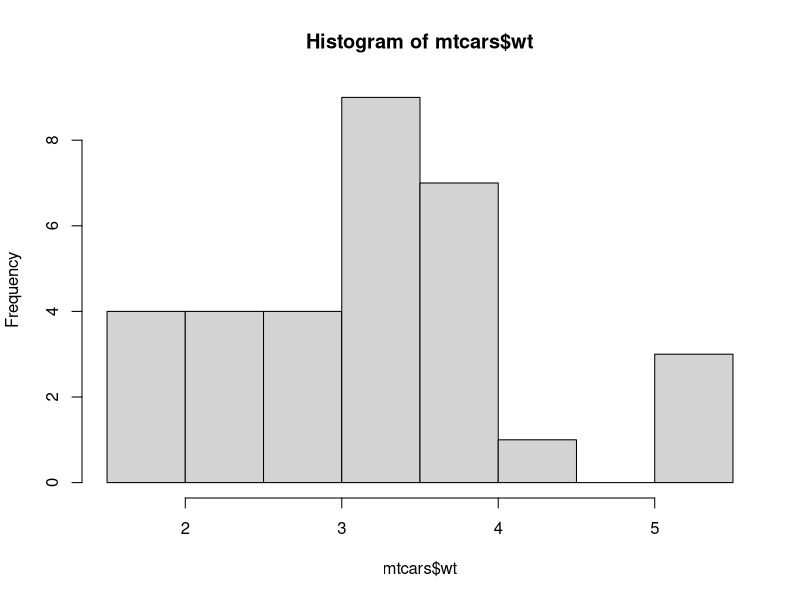
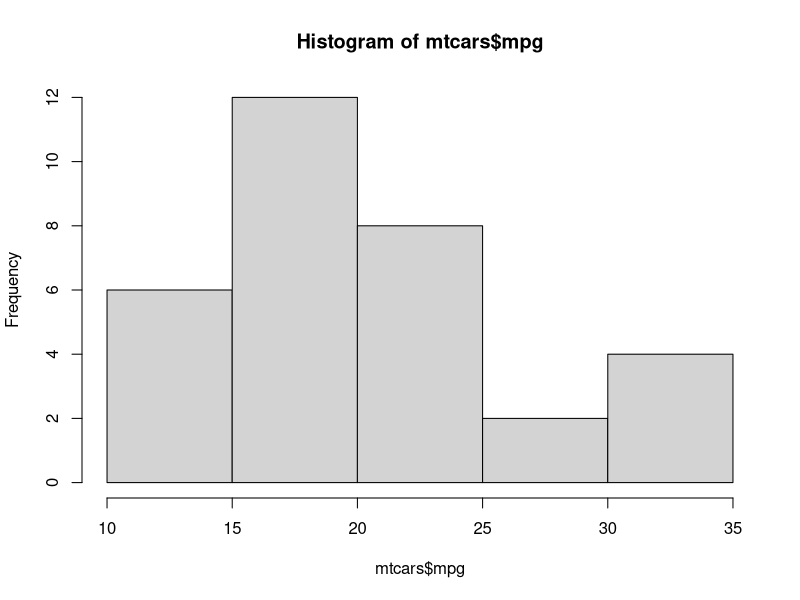
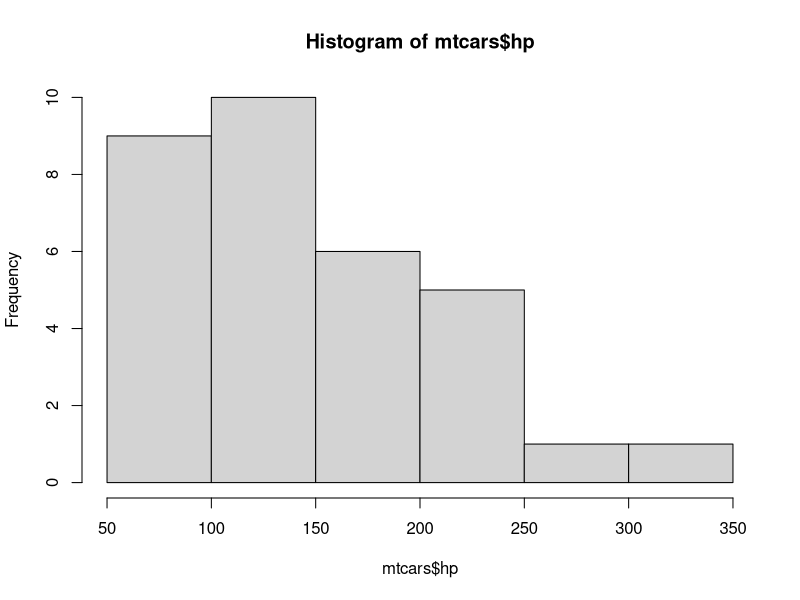
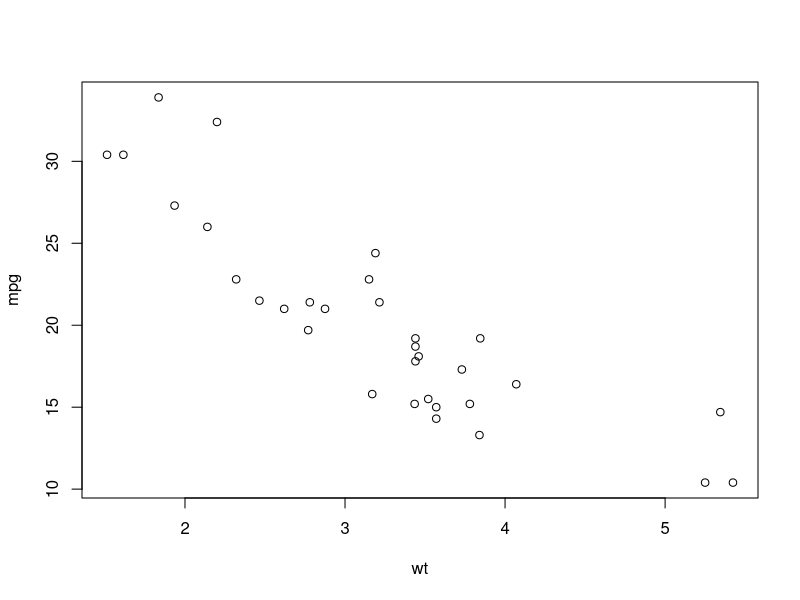
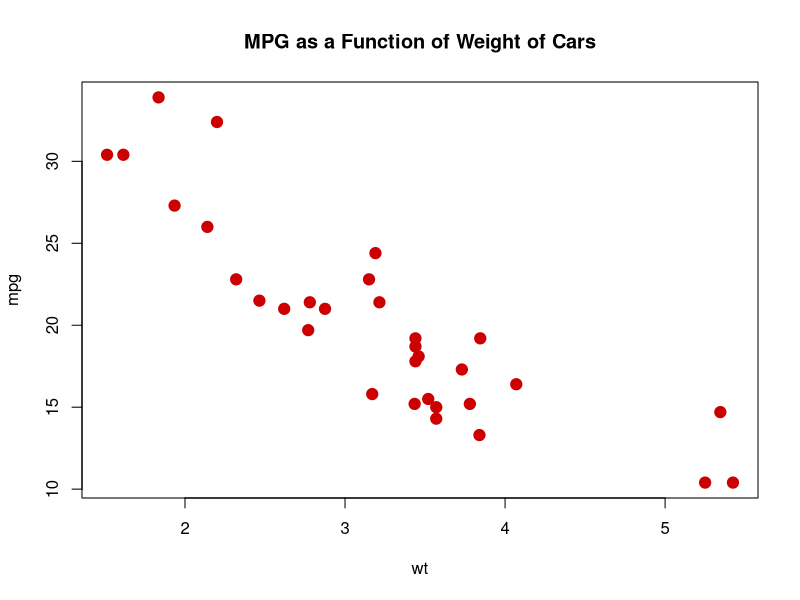

R code for these plots, in order:
# scatterplots

# load dataset
library(datasets)

# load data

? mtcars
head(mtcars)


# plots
hist(mtcars$wt)
hist(mtcars$mpg)
hist(mtcars$hp)

# scatterplot for wt and mpg
X <- mtcars$wt
y <- mtcars$mpg

plot(X, y, xlab = "wt", ylab = "mpg")

plot(X, y,
  xlab = "wt", ylab = "mpg",
  pch = 19,
  cex = 1.5,
  col = "#cc0000",
  main = "MPG as a Function of Weight of Cars"
)
